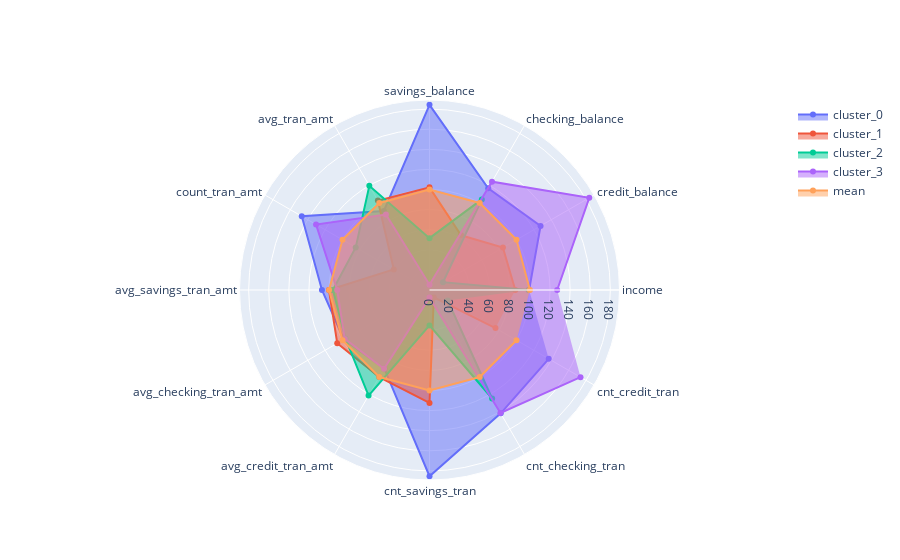

Notebook code for this chart:
### Code cell
plot_radar_chart(Nik(df_cust_info3, 'MinMax', 'KMeans', 4, epsilon=0.2, min_samples=10))

### Figure 1 — Plotly figure (JSON) as saved in the notebook; plotly's stock layout.template omitted (floating-point values rounded to 4 significant figures)
{"data": [{"fill": "toself", "name": "cluster_0", "r": [99.16, 127.6, 116.9, 184.3, 90.87, 146.8, 107.1, 98.44, 90.11, 185.4, 141.8, 137.0], "theta": ["income", "credit_balance", "checking_balance", "savings_balance", "avg_tran_amt", "count_tran_amt", "avg_savings_tran_amt", "avg_checking_tran_amt", "avg_credit_tran_amt", "cnt_savings_tran", "cnt_checking_tran", "cnt_credit_tran"], "type": "scatterpolar"}, {"fill": "toself", "name": "cluster_1", "r": [85.4, 84.4, 62.84, 102.2, 102.8, 41.04, 100.1, 106.1, 100.0, 112.5, 8.559, 75.82], "theta": ["income", "credit_balance", "checking_balance", "savings_balance", "avg_tran_amt", "count_tran_amt", "avg_savings_tran_amt", "avg_checking_tran_amt", "avg_credit_tran_amt", "cnt_savings_tran", "cnt_checking_tran", "cnt_credit_tran"], "type": "scatterpolar"}, {"fill": "toself", "name": "cluster_2", "r": [98.61, 15.5, 104.2, 51.63, 119.8, 84.81, 96.16, 96.57, 121.3, 35.22, 124.7, 20.96], "theta": ["income", "credit_balance", "checking_balance", "savings_balance", "avg_tran_amt", "count_tran_amt", "avg_savings_tran_amt", "avg_checking_tran_amt", "avg_credit_tran_amt", "cnt_savings_tran", "cnt_checking_tran", "cnt_credit_tran"], "type": "scatterpolar"}, {"fill": "toself", "name": "cluster_3", "r": [127.1, 183.7, 124.5, 5.269, 86.71, 130.4, 91.9, 97.38, 90.55, 7.532, 141.3, 173.6], "theta": ["income", "credit_balance", "checking_balance", "savings_balance", "avg_tran_amt", "count_tran_amt", "avg_savings_tran_amt", "avg_checking_tran_amt", "avg_credit_tran_amt", "cnt_savings_tran", "cnt_checking_tran", "cnt_credit_tran"], "type": "scatterpolar"}, {"fill": "toself", "name": "mean", "r": [100, 100, 100, 100, 100, 100, 100, 100, 100, 100, 100, 100], "theta": ["income", "credit_balance", "checking_balance", "savings_balance", "avg_tran_amt", "count_tran_amt", "avg_savings_tran_amt", "avg_checking_tran_amt", "avg_credit_tran_amt", "cnt_savings_tran", "cnt_checking_tran", "cnt_credit_tran"], "type": "scatterpolar"}], "layout": {"autosize": true, "polar": {"angularaxis": {"type": "category"}, "radialaxis": {"autorange": true, "range": [0, 193.5], "type": "linear", "visible": true}}, "showlegend": true}}
